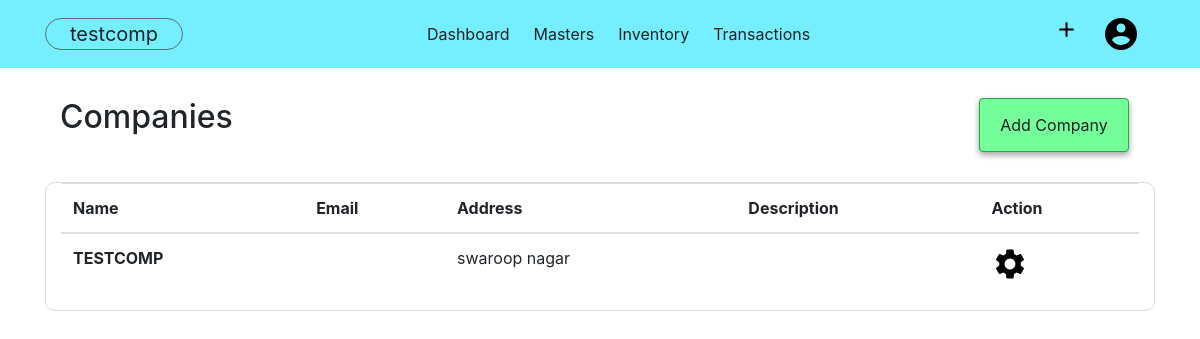
Page /company (signed in) on the earlier database version.
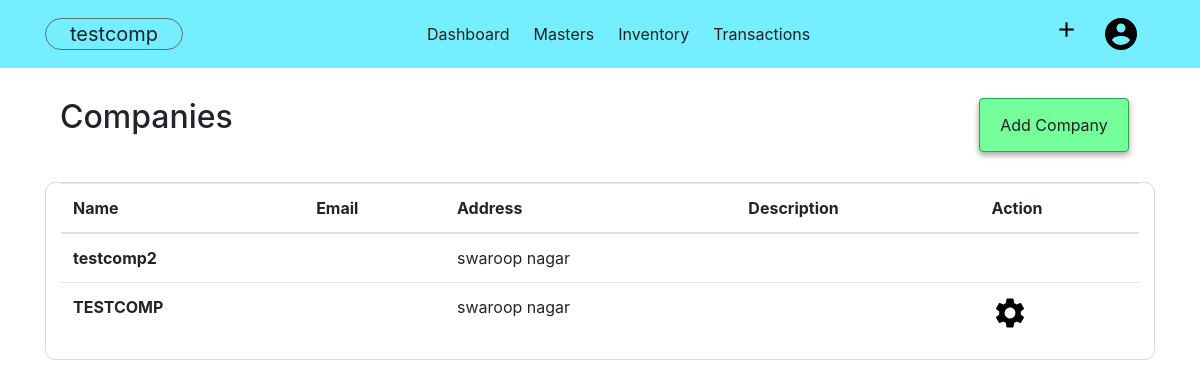
Same page on the later database version.
### acsystem/models.py (models this page shows)
class Company(db.Model):
    id = db.Column(db.Integer, primary_key=True)
    companyname = db.Column(db.String(80), unique=True, nullable=False)
    mailingname = db.Column(db.String(80), nullable = False)
    address = db.Column(db.String(100), nullable=False)
    country = db.Column(db.String(40), nullable=False)
    state = db.Column(db.String(40), nullable=False)
    pin = db.Column(db.Integer)
    email = db.Column(db.String(60))
    phoneno = db.Column(db.Integer)
    website = db.Column(db.String(60))
    datecreated = db.Column(db.DateTime, default = datetime.utcnow, nullable=False)
    financialyear = db.Column(db.DateTime, nullable=False)
    booksbegin = db.Column(db.DateTime, nullable=False)
    gstno = db.Column(db.Integer)
    description = db.Column(db.Text)
    customers = db.relationship('Customer', backref='undercompany', lazy=True, cascade="all, delete-orphan")
    suppliers = db.relationship('Supplier', backref='undercompany', lazy=True, cascade="all, delete-orphan")
    groups = db.relationship('Group', backref='undercompany', lazy=True, cascade="all, delete-orphan")
    ledgers = db.relationship('Ledger', backref='undercompany', lazy=True, cascade="all, delete-orphan")
    productcategories = db.relationship('Productcategory', backref='undercompany', lazy=True, cascade="all, delete-orphan")
    products = db.relationship('Product', backref='undercompany', lazy=True, cascade="all, delete-orphan")
    units = db.relationship('Unit', backref='undercompany', lazy=True, cascade="all, delete-orphan")
    user_id = db.Column(db.Integer, db.ForeignKey('user.id', ondelete="CASCADE"), nullable=False)
    def __repr__(self):
        return f"Company('{self.companyname}', '{self.owner.first}')"

### acsystem/company/routes.py (the view)
@company.route("/company")
@login_required
def companies():
    companies = Company.query.filter_by(owner = current_user).order_by(Company.datecreated.desc())
    activecomp = Company.query.get(current_user.activecompany)
    return render_template("companytemplate/companies.html", title="Company", companies = companies, activecomp = activecomp)

### acsystem/models.py (called while the page is built)
@login_manager.user_loader
def load_user(user_id):
    return User.query.get(int(user_id))

### acsystem/templates/companytemplate/companies.html
{% extends "layout.html"%}
{% block content %}
<div class="container">
    <div class="container-fluid">
        <h2 class="float-left">Companies</h2>
        <ul class="nav justify-content-end">
            <li class="btn btn-success float-right">
                <a class="nav-link" href="{{ url_for('company.addcompany') }}">Add Company</a>
            </li>
        </ul>
    </div>
    <div class="container-fluid" style="border:1px solid rgb(218, 218, 218); border-radius:10px;">
        <table class="table table-hover">
            <thead>
                <tr>
                    <th scope="col">Name</th>
                    <th scope="col">Email</th>
                    <th scope="col">Address</th>
                    <th scope="col">Description</th>
                    <th scope="col">Action</th>
                </tr>
            </thead>
            <tbody>
                {% for company in companies %}
                <tr>
                    {% if company.id != activecomp.id %}
                    <th scope="row"> <a href="{{url_for('company.activatecompany', compid= company.id) }}"
                            style="color:rgb(41, 41, 41); display:block;">{{company.companyname }}</a> </th>
                    <td>{{ company.email }}</td>
                    <td>{{ company.address }}</td>
                    <td>{{ company.description }}</td>
                    <td></td>
                    {% else %}
                    <th scope="row" style="text-transform:uppercase;"> {{company.companyname }}</th>
                    <td>{{ company.email }}</td>
                    <td>{{ company.address }}</td>
                    <td>{{ company.description }}</td>
                    <td>
                        <a href="{{ url_for('company.showcompany', compid = company.id) }}">
                            <img src="{{ url_for('static',filename='images/setting.png') }}" alt="Setting">
                        </a>
                    </td>
                </tr>
                {% endif %}
                {% endfor %}
            </tbody>
        </table>
    </div>
</div>
{% endblock content %}

### acsystem/templates/layout.html (shortened to what this page needs)
{% extends "header.html" %}
{% block body %}
<nav class="navbar navbar-expand-lg">
    <div class="container">
        <ul class="navbar-nav">
            <li>
                {% if activecomp %}
                <a class="navbar-brand" href="{{ url_for('company.companies') }}">{{ activecomp.companyname }} </a>
                {% else %}
                <a class="navbar-brand" href="{{ url_for('company.companies') }}">Select Company </a>
                {% endif %}
            </li>
        </ul>
        <ul class="navbar-nav">
            <li class="nav-item">
                <a class="nav-link" href="{{ url_for('users.dashboard')}}">Dashboard</a>
            </li>
            <li class="nav-item dropdown">
                <a class="nav-link dropdown-toggle" href="#" id="drop1" data-toggle="dropdown">
                    Masters
                </a>
            </li>
            <li class="nav-item dropdown">
                <a class="nav-link dropdown-toggle" href="#" id="drop2" data-toggle="dropdown">
                    Inventory
                </a>
            </li>
            <li class="nav-item dropdown">
                <a class="nav-link dropdown-toggle" href="#" id="drop2" data-toggle="dropdown">
                    Transactions
                </a>
            </li>
        </ul>
        <ul class="navbar-nav">
            <li class="nav-item dropdown">
                <a class="nav-link dropdown-toggle" href="#" id="dropadd" data-toggle="dropdown">
                    <img src="{{url_for('static', filename='images/add.png')}}" alt="+" width="25px;"></a>
            </li>
            <li class="nav-item dropdown">
                <a class="nav-link dropdown-toggle" href="#" id="dropaccount" data-toggle="dropdown">
                    <img src="{{ url_for('static', filename='images/user.png')}}" alt="Account">
                </a>
            </li>
        </ul>
    </div>
</nav>
    {% block content%} {% endblock %}
{% endblock %}

Differences in the rows shown:
added Company: companyname "testcomp2", address "swaroop nagar"
